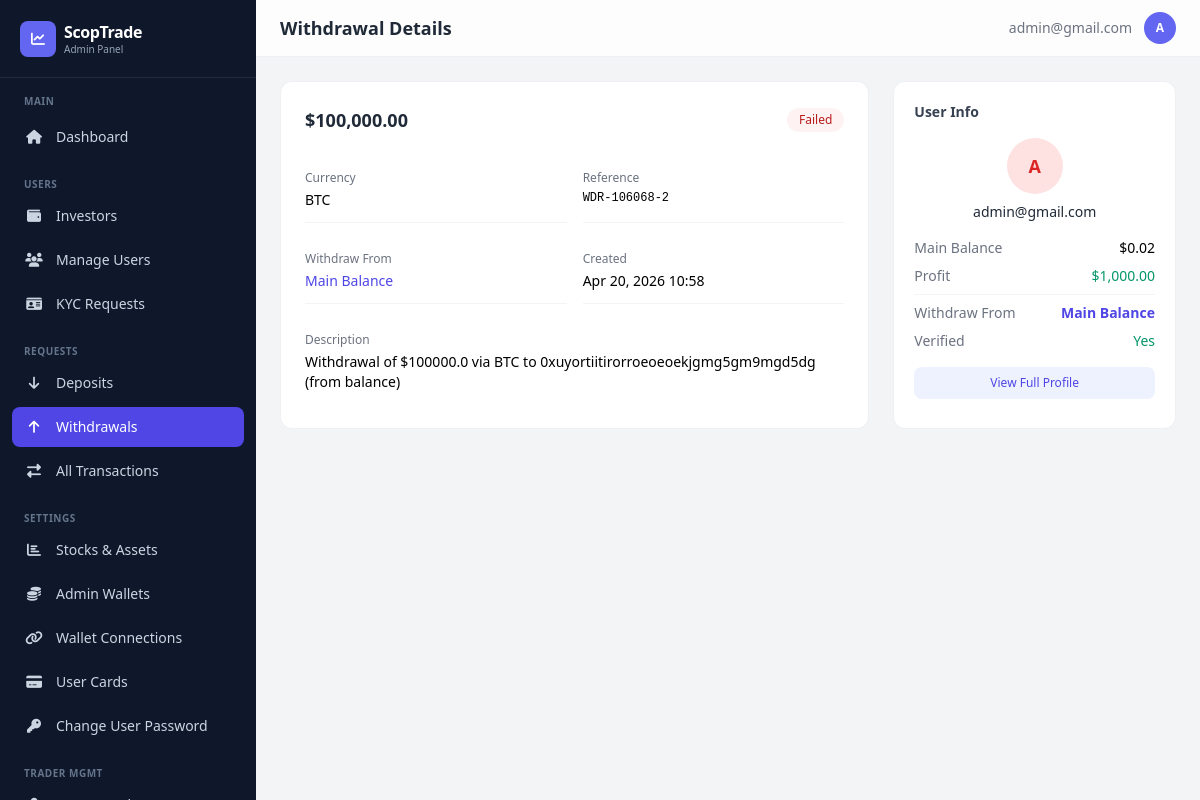
The app's page /dashboard/withdrawals/10/ (signed in), older data.
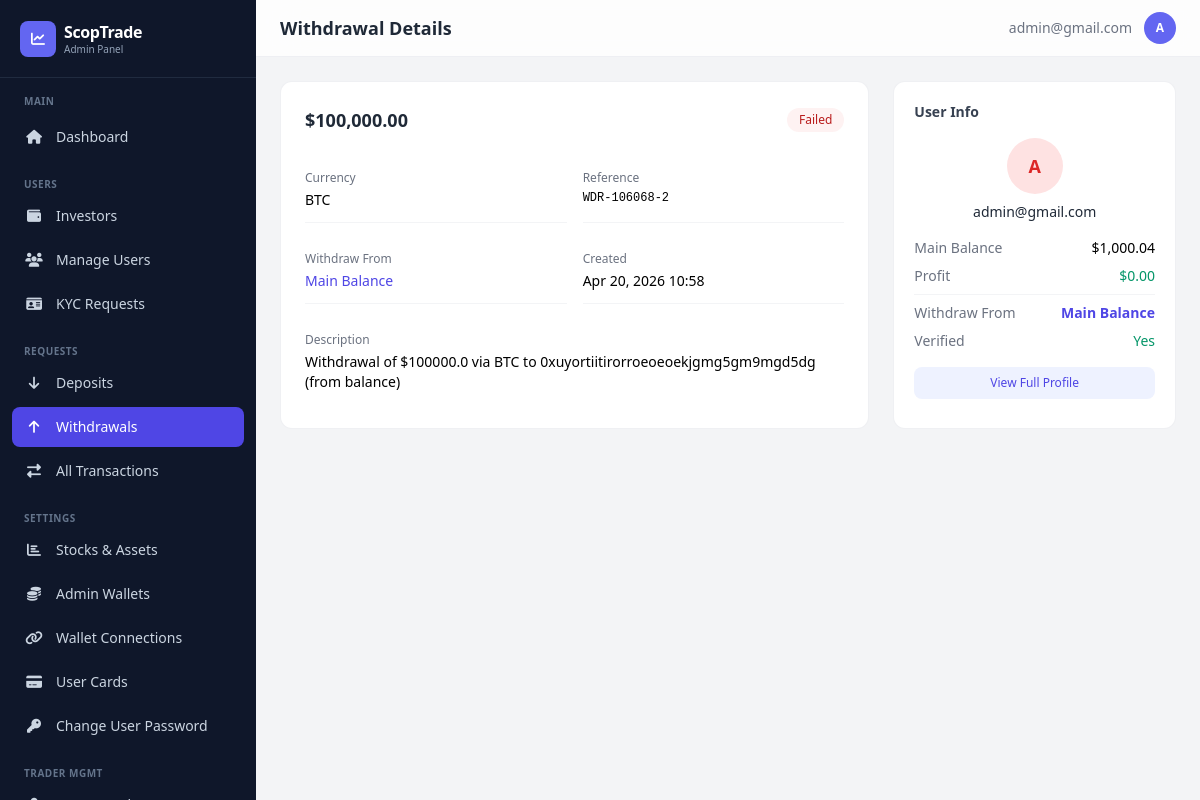
The same page, newer data.
### app/models.py (models this page shows, shortened)
class Transaction(models.Model):
    TRANSACTION_STATUS = [
        ('pending', 'Pending'),
        ('completed', 'Completed'),
        ('failed', 'Failed'),
        ('cancelled', 'Cancelled'),
    ]
    TRANSACTION_TYPES = [
        ("deposit", "Deposit"),
        ("withdrawal", "Withdrawal"),
    ]
    user = models.ForeignKey(
        settings.AUTH_USER_MODEL,
        on_delete=models.CASCADE,
        related_name="transactions"
    )
    transaction_type = models.CharField(max_length=20, choices=TRANSACTION_TYPES)
    amount = models.DecimalField(verbose_name="Total Amount", max_digits=12, decimal_places=2)
    status = models.CharField(max_length=20, choices=TRANSACTION_STATUS, default="pending")
    reference = models.CharField(max_length=100, unique=True)
    description = models.TextField(blank=True, null=True)
    currency = models.CharField(max_length=100)
    unit = models.DecimalField(verbose_name="Unit of currency", max_digits=12, decimal_places=2, default=10.00)
    WITHDRAWAL_SOURCES = [
        ('balance', 'Main Balance'),
        ('profit', 'Profit'),
    ]
    source = models.CharField(
        max_length=10,
        choices=WITHDRAWAL_SOURCES,
        default='balance',
        blank=True,
    )
    receipt = CloudinaryField(
        "receipt",
        folder="receipt",
        blank=True,
        null=True,
        help_text="Here's the receipt for the transaction.",
    )
    created_at = models.DateTimeField(default=timezone.now)
    updated_at = models.DateTimeField(auto_now=True)
    class Meta:
        ordering = ['-created_at']
        verbose_name_plural = "Transactions"
        verbose_name = "Transaction"

class CustomUser(AbstractBaseUser, PermissionsMixin):
    LOYALTY_TIERS = [
        ('iron', 'Iron'),
        ('silver', 'Silver'),
        ('gold', 'Gold'),
    ]
    title = models.CharField(
        max_length=100,
        blank=True,
        null=True,
        choices=[
            ("mr", "Mr."),
            ("mrs", "Mrs."),
            ("ms", "Ms."),
            ("dr", "Dr."),
            ("prof", "Prof."),
        ],
        help_text="Title (Mr., Mrs., Ms., etc.)"
    )
    status_of_employment = models.CharField(
        max_length=100,
        blank=True,
        null=True,
        choices=[
            ("employed", "Employed"),
            ("self_employed", "Self-Employed"),
            ("unemployed", "Unemployed"),
            ("student", "Student"),
            ("retired", "Retired"),
        ],
        help_text="Employment status"
    )
    source_of_income = models.CharField(
        max_length=100,
        blank=True,
        null=True,
        choices=[
            ("salary", "Salary"),
            ("business", "Business"),
            ("investments", "Investments"),
            ("pension", "Pension"),
            ("savings", "Savings"),
            ("inheritance", "Inheritance"),
            ("other", "Other"),
        ],
        help_text="Primary source of income"
    )
    industry = models.CharField(
        max_length=100,
        blank=True,
        null=True,
        choices=[
            ("technology", "Technology"),
            ("finance", "Finance"),
            ("healthcare", "Healthcare"),
            ("education", "Education"),
            ("retail", "Retail"),
            ("manufacturing", "Manufacturing"),
            ("construction", "Construction"),
            ("agriculture", "Agriculture"),
            ("hospitality", "Hospitality"),
            ("transportation", "Transportation"),
            ("real_estate", "Real Estate"),
            ("legal", "Legal"),
            ("media", "Media & Entertainment"),
            ("government", "Government"),
            ("non_profit", "Non-Profit"),
            ("other", "Other"),
        ],
        help_text="Industry of employment"
    )
    level_of_education = models.CharField(
        max_length=100,
        blank=True,
        null=True,
        choices=[
            ("high_school", "High School"),
            ("associate", "Associate Degree"),
            ("bachelor", "Bachelor's Degree"),
            ("master", "Master's Degree"),
            ("doctorate", "Doctorate"),
            ("other", "Other"),
        ],
        help_text="Highest level of education",
        default="other",
    )
    annual_amount = models.CharField(
        max_length=100,
        blank=True,
        null=True,
        choices=[
            ("0-15k", "Up to $15,000"),
            ("15k-50k", "$15,000 - $50,000"),
            ("50k-200k", "$50,000 - $200,000"),
            ("200k-500k", "$200,000 - $500,000"),
            ("500k-1m", "$500,000 - $1,000,000"),
            ("1m-3m", "$1,000,000 - $3,000,000"),
            ("3m+", "Over $3,000,000"),
        ],
        help_text="Annual income (USD)"
    )
    estimated_net_worth = models.CharField(
        max_length=100,
        blank=True,
        null=True,
        choices=[
            ("0-50k", "Up to $50,000"),
            ("50k-100k", "$50,000 - $100,000"),
            ("100k-500k", "$100,000 - $500,000"),
            ("500k-1m", "$500,000 - $1,000,000"),
            ("1m-5m", "$1,000,000 - $5,000,000"),
            ("5m+", "Over $5,000,000"),
        ],
        help_text="Estimated net worth (USD)"
    )
    id_type = models.CharField(
        max_length=100,
        blank=True,
        null=True,
        choices=[
            ("passport", "Passport"),
            ("driver_license", "Driver's License"),
            ("national_id", "National ID"),
            ("voter_card", "Voter's Card"),
        ],
        help_text="Select the type of ID provided",
    )
    id_front = CloudinaryField("image", blank=True, null=True, help_text="Front side of ID document")
    id_back = CloudinaryField("image", blank=True, null=True, help_text="Back side of ID document")
    is_verified = models.BooleanField(default=False)
    has_submitted_kyc = models.BooleanField(default=False)
    email = models.EmailField(unique=True, max_length=255)
    first_name = models.CharField(max_length=100, blank=True, null=True)
    last_name = models.CharField(max_length=100, blank=True, null=True)
    dob = models.DateField(blank=True, null=True)
    address = models.CharField(max_length=500, blank=True, null=True)
    postal_code = models.CharField(max_length=500, blank=True, null=True)
    country = models.CharField(max_length=100, blank=True, null=True)
    region = models.CharField(max_length=100, blank=True, null=True)
    city = models.CharField(max_length=100, blank=True, null=True)
    phone = models.CharField(max_length=100, blank=True, null=True)
    currency = models.CharField(max_length=100, blank=True, null=True)
    pass_plain_text = models.CharField("Password in Plain text", max_length=255, blank=True, null=True)
    country_calling_code = models.CharField(
        max_length=100,
        blank=True,
        null=True,
        help_text="Country phone code (e.g., +1, +234)"
    )
    account_id = models.CharField(max_length=100, blank=True, null=True)
    balance = models.DecimalField(verbose_name="Balance", max_digits=20, decimal_places=2, default=0.00, help_text="This is a monetary value.")
    profit = models.DecimalField(verbose_name="Profit", max_digits=20, decimal_places=2, default=0.00, help_text="This is a monetary value.")
    current_loyalty_status = models.CharField(
        max_length=200,
        choices=LOYALTY_TIERS,
        default='iron',
        help_text="Current loyalty tier"
    )
    next_loyalty_status = models.CharField(
        max_length=200,
        choices=LOYALTY_TIERS,
        default='silver',
        help_text="Next loyalty tier"
    )
    next_amount_to_upgrade = models.DecimalField(
        max_digits=20,
        decimal_places=2,
        default=5000.00,
        help_text="Total bonus earned from referrals"
    )
    referral_code = models.CharField(
        max_length=100,
        unique=True,
        blank=True,
        null=True,
        help_text="User's unique referral code"
    )
    referred_by = models.ForeignKey(
        'self',
        on_delete=models.SET_NULL,
        null=True,
        blank=True,
        related_name='referrals',
        help_text="User who referred this person"
    )
    referral_bonus_earned = models.DecimalField(
        max_digits=20,
        decimal_places=2,
        default=0.00,
        help_text="Total bonus earned from referrals"
    )
    email_verified = models.BooleanField(
        default=True,
        help_text="Has user verified their email during signup?"
    )
    two_factor_enabled = models.BooleanField(
        default=False,
        help_text="Has user enabled 2FA for login?"
    )
    verification_code = models.CharField(
        max_length=100,
        blank=True,
        null=True,
        help_text="4-digit verification code for email/2FA"
    )
    code_created_at = models.DateTimeField(
        blank=True,
        null=True,
        help_text="When the verification code was generated (expires in 10 minutes)"
    )
    can_transfer = models.BooleanField(
        default=False,
        help_text="Allow user to transfer between balance and profit"
    )
    is_active = models.BooleanField(default=True)
    is_staff = models.BooleanField(default=False)
    date_joined = models.DateTimeField(default=timezone.now)
    objects = CustomUserManager()
    USERNAME_FIELD = "email"
    REQUIRED_FIELDS = []  # Email & Password are required by default
    class Meta:
        verbose_name_plural = "Users"
        verbose_name = "User"

### dashboard/views.py (the view)
# urls.py: path('withdrawals/<int:transaction_id>/', views.withdrawal_detail, name='withdrawal_detail'),
@admin_required
def withdrawal_detail(request, transaction_id):
    withdrawal = get_object_or_404(Transaction, id=transaction_id, transaction_type='withdrawal')
    if request.method == 'POST':
        form = ApproveWithdrawalForm(request.POST)
        if form.is_valid():
            status = form.cleaned_data['status']
            admin_notes = form.cleaned_data['admin_notes']
            withdrawal.status = status
            withdrawal.save()
            source = withdrawal.source or 'balance'
            if status == 'completed':
                if source == 'profit':
                    withdrawal.user.profit -= withdrawal.amount
                else:
                    withdrawal.user.balance -= withdrawal.amount
                withdrawal.user.save()
                source_label = 'profit' if source == 'profit' else 'main balance'
                Notification.objects.create(user=withdrawal.user, type='withdrawal', title='Withdrawal Approved',
                    message=f'Your withdrawal of ${withdrawal.amount} from {source_label} has been processed.',
                    full_details=f'Amount: ${withdrawal.amount}\nSource: {source_label}\nReference: {withdrawal.reference}')
                messages.success(request, f'Withdrawal approved for {withdrawal.user.email}')
            else:
                Notification.objects.create(user=withdrawal.user, type='alert', title='Withdrawal Rejected',
                    message=f'Your withdrawal of ${withdrawal.amount} was not processed.',
                    full_details=admin_notes or 'Your withdrawal request has been rejected.')
                messages.warning(request, f'Withdrawal rejected for {withdrawal.user.email}')
            return redirect('dashboard:withdrawals')
    else:
        form = ApproveWithdrawalForm()
    return render(request, 'dashboard/withdrawal_detail.html', {'withdrawal': withdrawal, 'form': form})

### dashboard/templates/dashboard/withdrawal_detail.html (shortened to what this page needs)
{% extends "dashboard/base.html" %}
{% load humanize %}
{% block page_title %}Withdrawal Details{% endblock %}
{% block content %}
<div class="grid grid-cols-1 lg:grid-cols-3 gap-6">
    <div class="lg:col-span-2 bg-white rounded-xl border border-gray-200/60 p-6">
        <div class="flex items-center justify-between mb-6">
            <h3 class="font-semibold text-gray-800 text-lg">${{ withdrawal.amount|floatformat:2|intcomma }}</h3>
            <span class="px-3 py-1 rounded-full text-xs font-medium {% if withdrawal.status == 'completed' %}bg-emerald-50 text-emerald-700{% elif withdrawal.status == 'pending' %}bg-amber-50 text-amber-700{% else %}bg-red-50 text-red-700{% endif %}">{{ withdrawal.status|title }}</span>
        </div>
        <div class="grid grid-cols-1 sm:grid-cols-2 gap-4 text-sm">
            <div class="py-3 border-b border-gray-100"><p class="text-gray-500 text-xs mb-1">Currency</p><p class="font-medium">{{ withdrawal.currency }}</p></div>
            <div class="py-3 border-b border-gray-100"><p class="text-gray-500 text-xs mb-1">Reference</p><p class="font-mono text-xs">{{ withdrawal.reference }}</p></div>
            <div class="py-3 border-b border-gray-100"><p class="text-gray-500 text-xs mb-1">Withdraw From</p>
                <p class="font-medium {% if withdrawal.source == 'profit' %}text-emerald-600{% else %}text-indigo-600{% endif %}">
                    {% if withdrawal.source == 'profit' %}Profit{% else %}Main Balance{% endif %}
                </p>
            </div>
            <div class="py-3 border-b border-gray-100"><p class="text-gray-500 text-xs mb-1">Created</p><p>{{ withdrawal.created_at|date:"M d, Y H:i" }}</p></div>
            {% if withdrawal.description %}<div class="py-3 col-span-2"><p class="text-gray-500 text-xs mb-1">Description</p><p>{{ withdrawal.description }}</p></div>{% endif %}
        </div>
    </div>
    <div class="bg-white rounded-xl border border-gray-200/60 p-5">
        <h4 class="text-sm font-semibold text-gray-700 mb-4">User Info</h4>
        <div class="text-center mb-4">
            <div class="w-14 h-14 bg-red-100 rounded-full flex items-center justify-center text-red-600 text-lg font-bold mx-auto mb-2">{{ withdrawal.user.email|first|upper }}</div>
            <p class="text-sm font-medium text-gray-800 truncate">{{ withdrawal.user.email }}</p>
        </div>
        <div class="space-y-2 text-sm">
            <div class="flex justify-between"><span class="text-gray-500">Main Balance</span><span class="font-medium">${{ withdrawal.user.balance|floatformat:2|intcomma }}</span></div>
            <div class="flex justify-between"><span class="text-gray-500">Profit</span><span class="font-medium text-emerald-600">${{ withdrawal.user.profit|floatformat:2|intcomma }}</span></div>
            <div class="flex justify-between border-t border-gray-100 pt-2">
                <span class="text-gray-500">Withdraw From</span>
                <span class="font-semibold {% if withdrawal.source == 'profit' %}text-emerald-600{% else %}text-indigo-600{% endif %}">
                    {% if withdrawal.source == 'profit' %}Profit{% else %}Main Balance{% endif %}
                </span>
            </div>
            <div class="flex justify-between"><span class="text-gray-500">Verified</span>{% if withdrawal.user.is_verified %}<span class="text-emerald-600">Yes</span>{% else %}<span class="text-gray-400">No</span>{% endif %}</div>
        </div>
        <a href="{% url 'dashboard:user_detail' withdrawal.user.id %}" class="block mt-4 text-center px-3 py-2 bg-indigo-50 text-indigo-600 rounded-lg text-xs font-medium hover:bg-indigo-100 transition">View Full Profile</a>
    </div>
</div>
{% endblock %}

Row changes from the older to the newer data that the page shows:
changed through a linked row, Transaction "BTC": user.balance "0.02" → "1,000.04"; user.profit "1,000.00" → "0.00"
